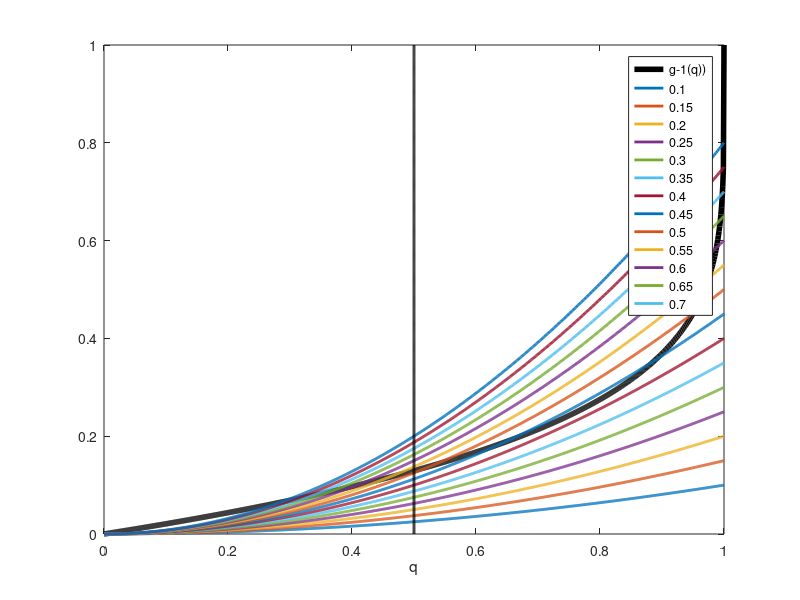

Write MATLAB code to recreate this figure.
clear all
close all

epsilon = 0.1:0.05:0.8;

q = linspace(0,1,1000);

figure(1)
plot(q,1-(1-q).^(1/(6-1)), 'k', 'linewidth',4)
hold on 
for k = 1:length(epsilon)
    plot(q,epsilon(k).*q.^2,'linewidth',2)
end
plot(0.5*ones(length(q),1),q,'k', 'linewidth',2)
hold off
legend('g-1(q))',num2str(epsilon(1)),num2str(epsilon(2)),num2str(epsilon(3)),num2str(epsilon(4)),num2str(epsilon(5)),num2str(epsilon(6)),num2str(epsilon(7)),num2str(epsilon(8)),num2str(epsilon(9)),num2str(epsilon(10)),num2str(epsilon(11)),num2str(epsilon(12)),num2str(epsilon(13))),num2str(epsilon(14)),num2str(epsilon(15));        
xlabel('q')